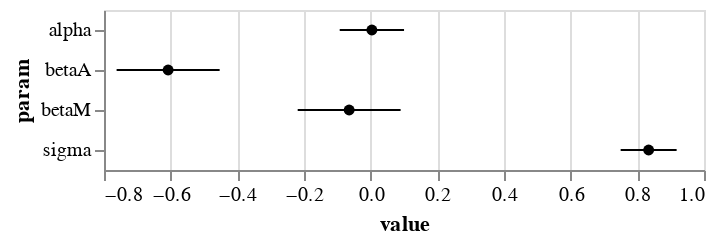

Notebook code cell kept with this figure:
### Code cell
dfs = []

for param in ["alpha", "betaM", "betaA", "sigma"]:
    val = fit_df[param][:1000]
    df = pd.DataFrame({"param": np.full_like(val, param, dtype=object), "value": val})
    dfs.append(df)

df = pd.concat(dfs)
error_bars = alt.Chart(df).mark_errorbar(extent="stdev").encode(x="value", y="param")

points = (
    alt.Chart(df)
    .mark_point(filled=True, color="black")
    .encode(
        x=alt.X("value", aggregate="mean"),
        y="param",
    )
)

error_bars + points

### Figure 1 — Vega-Lite specification as saved in the notebook (floating-point values rounded to 4 significant figures; data arrays with more than 128 entries replaced by an {"elided": "..."} marker saying what was removed)
{"$schema": "https://vega.github.io/schema/vega-lite/v5.20.1.json", "config": {"view": {"continuousHeight": 300, "continuousWidth": 300}}, "data": {"name": "data-0a4674db497deefad89728ffe4f5b8e3"}, "datasets": {"data-0a4674db497deefad89728ffe4f5b8e3": {"elided": "4000 records"}}, "layer": [{"encoding": {"x": {"field": "value", "type": "quantitative"}, "y": {"field": "param", "type": "nominal"}}, "mark": {"extent": "stdev", "type": "errorbar"}}, {"encoding": {"x": {"aggregate": "mean", "field": "value", "type": "quantitative"}, "y": {"field": "param", "type": "nominal"}}, "mark": {"color": "black", "filled": true, "type": "point"}}]}
